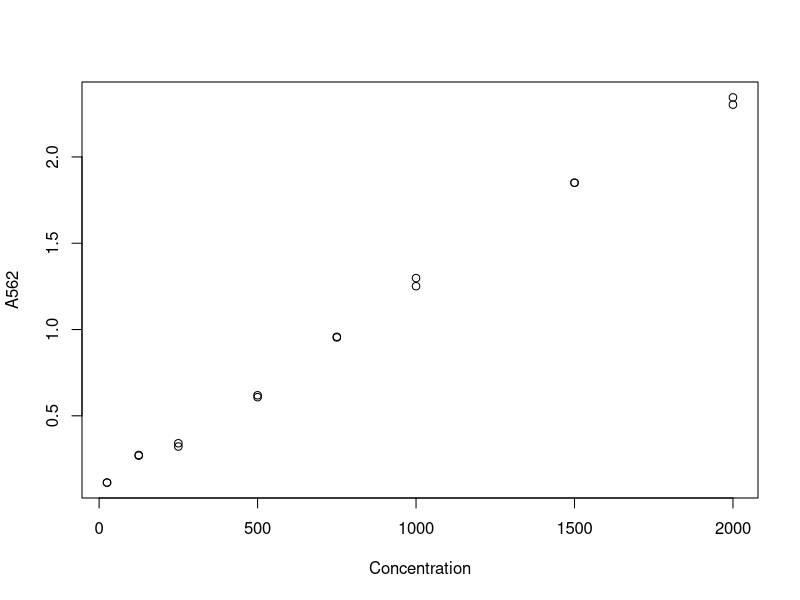
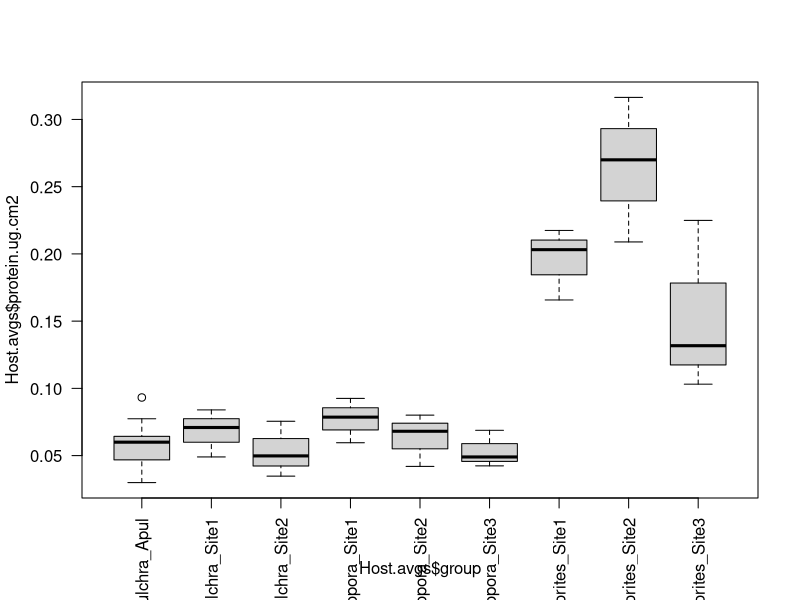
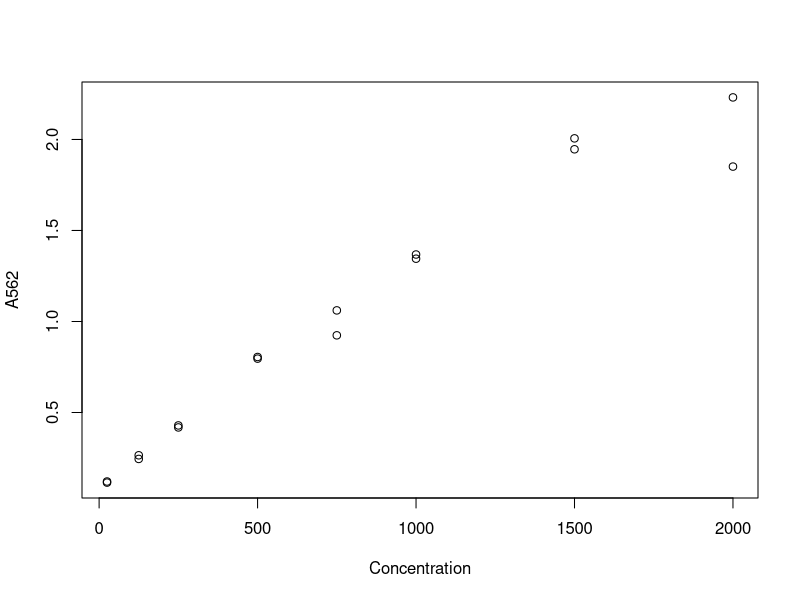
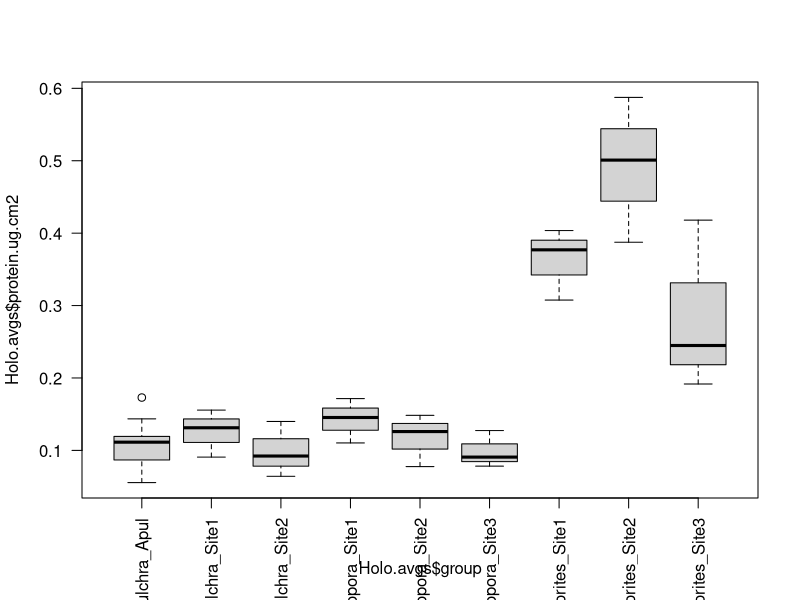

Here is the R script that generated these plots, in order: (Note: this script raises an error after producing the figures.)
#Title: Protein Data
#Project: E5
#Author: HM Putnam 
#Edited by: HM Putnam
#Date Last Modified: 20191031
#See Readme file for details

rm(list=ls()) #clears workspace 

## install packages if you dont already have them in your library
#if ("devtools" %in% rownames(installed.packages()) == 'FALSE') install.packages('devtools') 

Host.Data <- read.csv("RAnalysis/Data/20191030_host_total_protein.csv")
Host.Map <- read.csv("RAnalysis/Data/20191030_host_total_protein_WELLS.csv")
Meta <- read.csv("RAnalysis/Data/Sample_Metadata.csv")
Surface.Area <- read.csv("RAnalysis/Data/E5surface_area.csv") 

Host<-merge(Host.Data, Host.Map, by="Well")
Stnds <- subset(Host, Sample.Type=="Standard")
Host <-merge(Host, Meta, by="Tube.ID")
Host <- merge(Host, Surface.Area,  by="Sample.ID")

Stnds.eq <- lm(A562~Concentration, data=Stnds) 
plot(A562~Concentration, data=Stnds)

coefficients(Stnds.eq)

Host$protein.ug.ml <- coefficients(Stnds.eq)[2]*Host$A562 + coefficients(Stnds.eq)[1]
Host$protein.ug <- Host$protein.ug.ml * Host$Homog.Vol.ml.x
#added 0.725ml of base and acid to 1ml of homogenate for solubilization for 1.37931 dilution factor
Host$protein.ug <- Host$protein.ug * 1/0.725
Host$protein.ug.cm2 <- Host$protein.ug/Host$SA.cm2
Host$group <- paste0(Host$Species,"_",Host$Site)
Host.avgs <- aggregate(protein.ug.cm2~ Sample.ID, data=Host, FUN=mean)
Host.avgs <- merge(Host.avgs, Meta, by="Sample.ID")
Host.avgs$group <- paste0(Host.avgs$Species,"_",Host.avgs$Site)
boxplot(Host.avgs$protein.ug.cm2 ~ Host.avgs$group, las=2)  

# HOLOBIONT DATA
Holo.Data <- read.csv("RAnalysis/Data/20191031_holobiont_total_protein.csv")
Holo.Map <- read.csv("RAnalysis/Data/20191031_holobiont_total_protein_WELLS.csv")

Holo<-merge(Holo.Data, Holo.Map, by="Well")
Stnds <- subset(Holo, Sample.Type=="Standard")
Holo <-merge(Holo, Meta, by="Tube.ID")
Holo <- merge(Holo, Surface.Area,  by="Sample.ID")

Stnds.eq <- lm(A562~Concentration, data=Stnds) 
plot(A562~Concentration, data=Stnds)

coefficients(Stnds.eq)

Holo$protein.ug.ml <- coefficients(Stnds.eq)[2]*Holo$A562 + coefficients(Stnds.eq)[1]
Holo$protein.ug <- Holo$protein.ug.ml * Holo$Homog.Vol.ml.x
#added 0.420ml of base and acid to 0.5ml of homogenate for solubilization for 1.190476 dilution factor
Holo$protein.ug <- Holo$protein.ug * 0.5/0.420
Holo$protein.ug.cm2 <- Holo$protein.ug/Holo$SA.cm2
Holo$group <- paste0(Holo$Species,"_",Holo$Site)
Holo.avgs <- aggregate(protein.ug.cm2~ Sample.ID, data=Holo, FUN=mean)
Holo.avgs <- merge(Holo.avgs, Meta, by="Sample.ID")
Holo.avgs$group <- paste0(Holo.avgs$Species,"_",Holo.avgs$Site)
boxplot(Holo.avgs$protein.ug.cm2 ~ Holo.avgs$group, las=2)  

pdf("RAnalysis/Output/protein.pdf")
par(mfrow=c(1,2))
boxplot(Host.avgs$protein.ug.cm2 ~ Host.avgs$group, las=2)
boxplot(Holo.avgs$protein.ug.cm2 ~ Holo.avgs$group, las=2)
dev.off()
